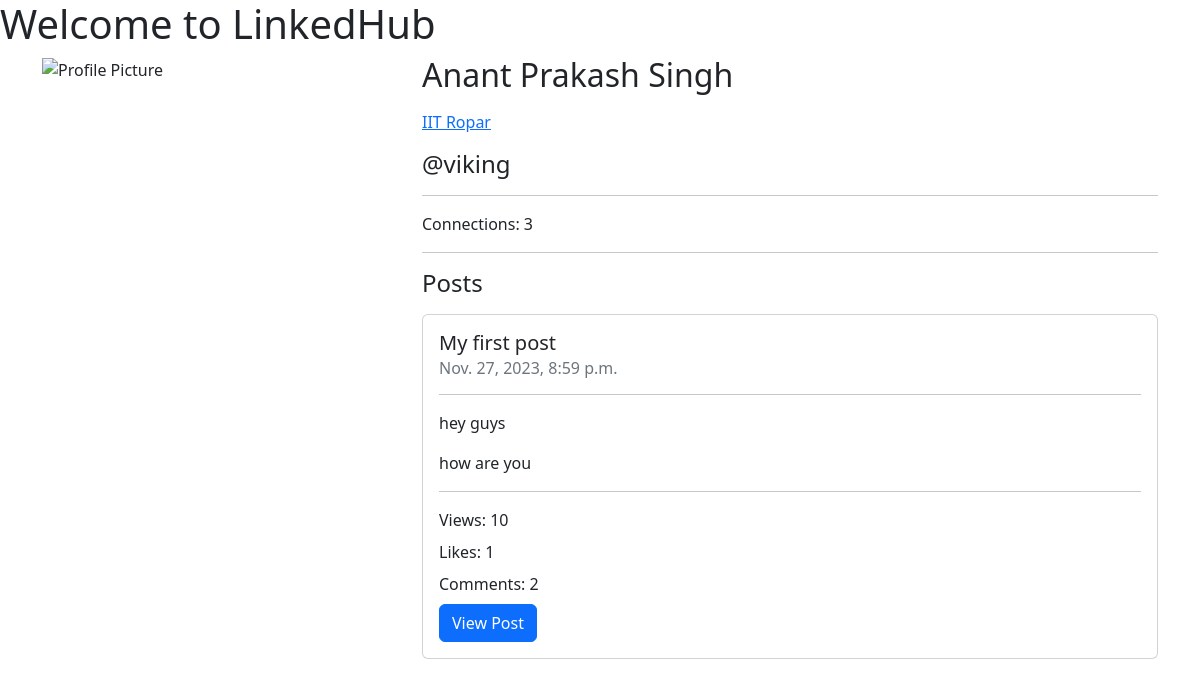
The page /viking/ on the database its author committed.
### home/models.py (models this page shows, shortened)
class UserProfile(models.Model):
    username = models.CharField(max_length=100)
    name = models.CharField(max_length=100)
    profile_pic = models.TextField(blank=True)
    bio = models.TextField(blank=True)
    organization = models.CharField(max_length=100, blank=True)
    is_organization = models.BooleanField(default=False)

### post/models.py (models this page shows, shortened)
class Post(models.Model):
    post_id = models.AutoField(primary_key=True)
    title = models.CharField(max_length=200)
    content = models.TextField()
    author_id = models.CharField(max_length=100)
    views = models.IntegerField(default=0)
    likes = models.IntegerField(default=0)
    comments = models.IntegerField(default=0)
    timestamp = models.DateTimeField(auto_now_add=True)

### home/views.py (the view, shortened to what this page needs)
# urls.py: path('<str:username>/', views.profile, name='profile'),
def profile(request, username):
    prof = UserProfile.objects.raw(f'SELECT * FROM home_userprofile WHERE username = "{username}"')[0]
    posts = Post.objects.raw(f'SELECT * FROM post_post WHERE author_id = "{username}" ORDER BY timestamp DESC')
    connections = Connection.objects.raw(f'SELECT * FROM home_connection WHERE user1 = "{username}"')
    connections = len(connections)
    context = {
        'profile': prof,
        'posts': posts,
        'connections': connections,
    }
    if prof.organization:
        organization = UserProfile.objects.raw(f'SELECT * FROM home_userprofile WHERE username = "{prof.organization}"')[0]
        context['organization'] = organization
    return render(request, 'profile.html', context)

### templates/profile.html (shortened to what this page needs)
{% load tz %}
<!DOCTYPE html>
<html lang="en">
<head>
    <link rel="stylesheet" href="https://cdn.jsdelivr.net/npm/bootstrap@5.2.3/dist/css/bootstrap.min.css">
</head>
<body>
    <h1>Welcome to LinkedHub</h1>
    <div class="container">
        <div class="row">
            <div class="col-md-4">
                <img src="{{ profile.profile_pic }}" alt="Profile Picture" class="img-fluid">
            </div>
            <div class="col-md-8">
                <h2>{{ profile.name }}</h2>
                {% if organization %}
                    <p><a href="/{{ profile.organization }}">{{ organization.name }}</a></p>
                {% endif %}
                <h4>@{{ profile.username }}</h4>
                <hr>
                <p>Connections: {{ connections }}</p>
                <hr>
                <h4>Posts</h4>
                {% if posts %}
                    {% for post in posts %}
                        <div class="card my-3">
                            <div class="card-body">
                                <h5 class="card-title">{{ post.title }}</h5>
                                <h6 class="card-subtitle mb-2 text-muted">{{ post.timestamp|timezone:"Asia/Kolkata" }}</h6>
                                <hr>
                                <p class="card-text">{{ post.content|linebreaks }}</p>
                                <hr>
                                <p class="card-title">Views: {{ post.views }}</p>
                                <p class="card-title">Likes: {{ post.likes }}</p>
                                <p class="card-title">Comments: {{ post.comments }}</p>
                                <a href="/post/{{ post.post_id }}" class="btn btn-primary">View Post</a>
                            </div>
                        </div>
                    {% endfor %}
                {% else %}
                    <p>No posts yet.</p>
                {% endif %}
            </div>
        </div>
    </div>
</body>
</html>

### rows shown on the page
UserProfile: name "Anant Prakash Singh", username "viking"
UserProfile: name "IIT Ropar"
Post: title "My first post", timestamp "Nov. 27, 2023, 8:59 p.m.", content "hey guys how are you", views "10", likes "1", comments "2"

### other values the page prints
{{ connections }} "3"
